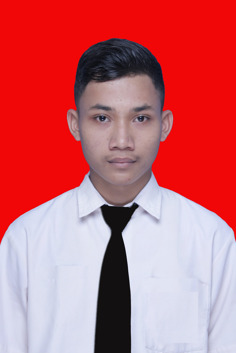
#> input picture sadid.jpg, 236 x 353 px, found by its file name
$ jupyter execute Enkripsi_Photo_DES.ipynb   (shell and % lines are left out)
#> lines starting #> are read from the running program, lines starting #| are printed output that depends on the picture
<a href="https://colab.research.google.com/github/naufalsadid/image/blob/main/Enkripsi_Photo_DES.ipynb" target="_parent"></a>

[cell 1]
import struct
import numpy as np
import pandas as pd
import cv2 as cv
from google.colab.patches import cv2_imshow # for image display
from skimage import io
from PIL import Image
import matplotlib.pylab as plt
from google.colab.patches import cv2_imshow
import warnings
from io import BytesIO
import base64

warnings.simplefilter("ignore", DeprecationWarning)

try:
    number_type = int, long
except NameError:
    number_type = int

try:
    iter_range = xrange
except NameError:
    iter_range = range

class DesKey(object):
    def __init__(self, key):
        self.__encryption_key = guard_key(key)
        self.__decryption_key = self.__encryption_key[::-1]
        self.__key = key

    def encrypt(self, message, initial=None, padding=False):
        return handle(message, self.__encryption_key, initial, padding, 1)

    def decrypt(self, message, initial=None, padding=False):
        return handle(message, self.__decryption_key, initial, padding, 0)

    def is_single(self):
        return len(self.__encryption_key) == 1

    def is_triple(self):
        return len(self.__encryption_key) == 3

    def __hash__(self):
        return hash((self.__class__, self.__encryption_key))


def encode(block, key, encryption):
    for k in key:
        block = encode_block(block, k, encryption)
        encryption = not encryption

    return block


def guard_key(key):
    if isinstance(key, bytearray):
        key = bytes(key)

    assert isinstance(key, bytes), "Kunci harus dalam bytes atau bytesarray"
    assert len(key) in (8, 16, 24), "Kunci harus sepanjang 8, 16, or 24"

    k0, k1, k2 = key[:8], key[8:16], key[16:]
    if k1 == k2:
        return tuple(derive_keys(k0)),

    k2 = k2 or k0
    if k1 == k0:
        return tuple(derive_keys(k2)),

    return tuple(tuple(derive_keys(k)) for k in (k0, k1, k2))

def guard_message(message, padding, encryption):
    assert isinstance(message, bytes), "Plaintext harus dalam bytes"
    length = len(message)
    if encryption and padding:
        return message.ljust(length + 8 >> 3 << 3, bytes((8 - (length & 7), )))

    assert length & 7 == 0, (
    )
    return message

def guard_initial(initial):
    if initial is not None:
        if isinstance(initial, bytearray):
            initial = bytes(initial)
        if isinstance(initial, bytes):
            assert len(initial) & 7 == 0, "Nilai initial harus sepanjang 8 bytes"
            return struct.unpack(">Q", initial)[0]
        assert isinstance(initial, number_type), "Nilai initial harus integer atau bytes"
        assert -1 < initial < 1 << 32, "Nilai initial harus dalam jangkauan [0, 2**32) (jika dalam integer)"
    return initial

def handle(message, key, initial, padding, encryption):
    message = guard_message(message, padding, encryption)
    initial = guard_initial(initial)

    blocks = (struct.unpack(">Q", message[i: i + 8])[0] for i in iter_range(0, len(message), 8))

    if initial is None:
        # ECB
        encoded_blocks = ecb(blocks, key, encryption)
    else:
        # CBC
        encoded_blocks = cbc(blocks, key, initial, encryption)

    ret = b"".join(struct.pack(">Q", block) for block in encoded_blocks)
    return ret[:-ord(ret[-1:])] if not encryption and padding else ret


def ecb(blocks, key, encryption):
    for block in blocks:
        yield encode(block, key, encryption)


def cbc(blocks, key, initial, encryption):
    if encryption:
        for block in blocks:
            initial = encode(block ^ initial, key, encryption)
            yield initial
    else:
        for block in blocks:
            initial, block = block, initial ^ encode(block, key, encryption)
            yield block

INITIAL_PERMUTATION = (
    57, 49, 41, 33, 25, 17, 9,  1,
    59, 51, 43, 35, 27, 19, 11, 3,
    61, 53, 45, 37, 29, 21, 13, 5,
    63, 55, 47, 39, 31, 23, 15, 7,
    56, 48, 40, 32, 24, 16, 8,  0,
    58, 50, 42, 34, 26, 18, 10, 2,
    60, 52, 44, 36, 28, 20, 12, 4,
    62, 54, 46, 38, 30, 22, 14, 6,
)

INVERSE_PERMUTATION = (
    39, 7,  47, 15, 55, 23, 63, 31,
    38, 6,  46, 14, 54, 22, 62, 30,
    37, 5,  45, 13, 53, 21, 61, 29,
    36, 4,  44, 12, 52, 20, 60, 28,
    35, 3,  43, 11, 51, 19, 59, 27,
    34, 2,  42, 10, 50, 18, 58, 26,
    33, 1,  41, 9,  49, 17, 57, 25,
    32, 0,  40, 8,  48, 16, 56, 24,
)

EXPANSION = (
    31, 0,  1,  2,  3,  4,
    3,  4,  5,  6,  7,  8,
    7,  8,  9,  10, 11, 12,
    11, 12, 13, 14, 15, 16,
    15, 16, 17, 18, 19, 20,
    19, 20, 21, 22, 23, 24,
    23, 24, 25, 26, 27, 28,
    27, 28, 29, 30, 31, 0,
)

PERMUTATION = (
    15, 6,  19, 20, 28, 11, 27, 16,
    0,  14, 22, 25, 4,  17, 30, 9,
    1,  7,  23, 13, 31, 26, 2,  8,
    18, 12, 29, 5,  21, 10, 3,  24,
)

PERMUTED_CHOICE1 = (
    56, 48, 40, 32, 24, 16, 8,
    0,  57, 49, 41, 33, 25, 17,
    9,  1,  58, 50, 42, 34, 26,
    18, 10, 2,  59, 51, 43, 35,
    62, 54, 46, 38, 30, 22, 14,
    6,  61, 53, 45, 37, 29, 21,
    13, 5,  60, 52, 44, 36, 28,
    20, 12, 4,  27, 19, 11, 3,
)

PERMUTED_CHOICE2 = (
    13, 16, 10, 23, 0,  4,
    2,  27, 14, 5,  20, 9,
    22, 18, 11, 3,  25, 7,
    15, 6,  26, 19, 12, 1,
    40, 51, 30, 36, 46, 54,
    29, 39, 50, 44, 32, 47,
    43, 48, 38, 55, 33, 52,
    45, 41, 49, 35, 28, 31,
)

SUBSTITUTION_BOX = (
    (
        14, 4,  13, 1,  2,  15, 11, 8,  3,  10, 6,  12, 5,  9,  0,  7,
        0,  15, 7,  4,  14, 2,  13, 1,  10, 6,  12, 11, 9,  5,  3,  8,
        4,  1,  14, 8,  13, 6,  2,  11, 15, 12, 9,  7,  3,  10, 5,  0,
        15, 12, 8,  2,  4,  9,  1,  7,  5,  11, 3,  14, 10, 0,  6,  13,
    ),
    (
        15, 1,  8,  14, 6,  11, 3,  4,  9,  7,  2,  13, 12, 0,  5,  10,
        3,  13, 4,  7,  15, 2,  8,  14, 12, 0,  1,  10, 6,  9,  11, 5,
        0,  14, 7,  11, 10, 4,  13, 1,  5,  8,  12, 6,  9,  3,  2,  15,
        13, 8,  10, 1,  3,  15, 4,  2,  11, 6,  7,  12, 0,  5,  14, 9,
    ),
    (
        10, 0,  9,  14, 6,  3,  15, 5,  1,  13, 12, 7,  11, 4,  2,  8,
        13, 7,  0,  9,  3,  4,  6,  10, 2,  8,  5,  14, 12, 11, 15, 1,
        13, 6,  4,  9,  8,  15, 3,  0,  11, 1,  2,  12, 5,  10, 14, 7,
        1,  10, 13, 0,  6,  9,  8,  7,  4,  15, 14, 3,  11, 5,  2,  12,
    ),
    (
        7,  13, 14, 3,  0,  6,  9,  10, 1,  2,  8,  5,  11, 12, 4,  15,
        13, 8,  11, 5,  6,  15, 0,  3,  4,  7,  2,  12, 1,  10, 14, 9,
        10, 6,  9,  0,  12, 11, 7,  13, 15, 1,  3,  14, 5,  2,  8,  4,
        3,  15, 0,  6,  10, 1,  13, 8,  9,  4,  5,  11, 12, 7,  2,  14,
    ),
    (
        2,  12, 4,  1,  7,  10, 11, 6,  8,  5,  3,  15, 13, 0,  14, 9,
        14, 11, 2,  12, 4,  7,  13, 1,  5,  0,  15, 10, 3,  9,  8,  6,
        4,  2,  1,  11, 10, 13, 7,  8,  15, 9,  12, 5,  6,  3,  0,  14,
        11, 8,  12, 7,  1,  14, 2,  13, 6,  15, 0,  9,  10, 4,  5,  3,
    ),
    (
        12, 1,  10, 15, 9,  2,  6,  8,  0,  13, 3,  4,  14, 7,  5,  11,
        10, 15, 4,  2,  7,  12, 9,  5,  6,  1,  13, 14, 0,  11, 3,  8,
        9,  14, 15, 5,  2,  8,  12, 3,  7,  0,  4,  10, 1,  13, 11, 6,
        4,  3,  2,  12, 9,  5,  15, 10, 11, 14, 1,  7,  6,  0,  8,  13,
    ),
    (
        4,  11,  2, 14, 15, 0,  8,  13, 3,  12, 9,  7,  5,  10, 6,  1,
        13, 0,  11, 7,  4,  9,  1,  10, 14, 3,  5,  12, 2,  15, 8,  6,
        1,  4,  11, 13, 12, 3,  7,  14, 10, 15, 6,  8,  0,  5,  9,  2,
        6,  11, 13, 8,  1,  4,  10, 7,  9,  5,  0,  15, 14, 2,  3,  12,
    ),
    (
        13, 2,  8,  4,  6,  15, 11, 1,  10, 9,  3,  14, 5,  0,  12, 7,
        1,  15, 13, 8,  10, 3,  7,  4,  12, 5,  6,  11, 0,  14, 9,  2,
        7,  11, 4,  1,  9,  12, 14, 2,  0,  6,  10, 13, 15, 3,  5,  8,
        2,  1,  14, 7,  4,  10, 8,  13, 15, 12, 9,  0,  3,  5,  6,  11,
    ),
)

ROTATES = (
    1, 1, 2, 2, 2, 2, 2, 2, 1, 2, 2, 2, 2, 2, 2, 1,
)


def rotate_left(i28, k):
    return i28 << k & 0x0fffffff | i28 >> 28 - k


def permute(data, bits, mapper):
    ret = 0
    for i, v in enumerate(mapper):
        if data & 1 << bits - 1 - v:
            ret |= 1 << len(mapper) - 1 - i
    return ret


def f(block, key):
    block = permute(block, 32, EXPANSION) ^ key
    ret = 0
    for i, box in enumerate(SUBSTITUTION_BOX):
        i6 = block >> 42 - i * 6 & 0x3f
        ret = ret << 4 | box[i6 & 0x20 | (i6 & 0x01) << 4 | (i6 & 0x1e) >> 1]
    return permute(ret, 32, PERMUTATION)


def derive_keys(key):
    key, = struct.unpack(">Q", key)
    next_key = permute(key, 64, PERMUTED_CHOICE1)
    next_key = next_key >> 28, next_key & 0x0fffffff
    for bits in ROTATES:
        next_key = rotate_left(next_key[0], bits), rotate_left(next_key[1], bits)
        yield permute(next_key[0] << 28 | next_key[1], 56, PERMUTED_CHOICE2)


def encode_block(block, derived_keys, encryption):
    block = permute(block, 64, INITIAL_PERMUTATION)
    block = block >> 32, block & 0xffffffff

    if not encryption:
        derived_keys = reversed(derived_keys)
    for key in derived_keys:
        block = block[1], block[0] ^ f(block[1], key)

    return permute(block[1] << 32 | block[0], 64, INVERSE_PERMUTATION)

urls = ["https://github.com/naufalsadid/image/blob/main/sadid.jpg?raw=true"]

for url in urls:
  image = io.imread(url)
#> image is the input picture: shape (353, 236, 3); mean R, G, B 202.5, 102.1, 110.5
  image_2 = cv.cvtColor(image, cv.COLOR_BGR2RGB)
  final_frame = cv.hconcat((image, image_2))
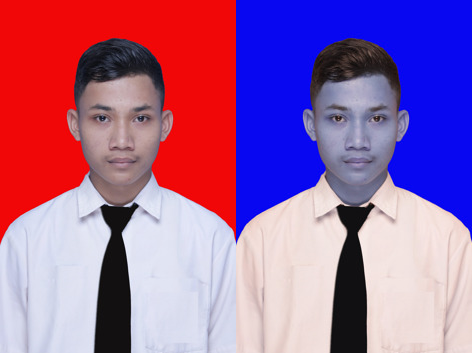
#> final_frame: shape (353, 472, 3); mean R, G, B 156.5, 102.1, 156.5
  cv2_imshow(image_2)
  pt = base64.b64encode(image_2)
  print(pt.decode('utf-8'))
#> (printed output is left out)
  print('\n')

key0 = DesKey(b"11418027")
A = key0.encrypt(pt)
print("Enkripsi: ", A)

B = key0.decrypt(A)
print("Dekripsi: ", B)
with open("dekripsi.jpg", "wb") as fh:
    fh.write(base64.decodebytes(B))
